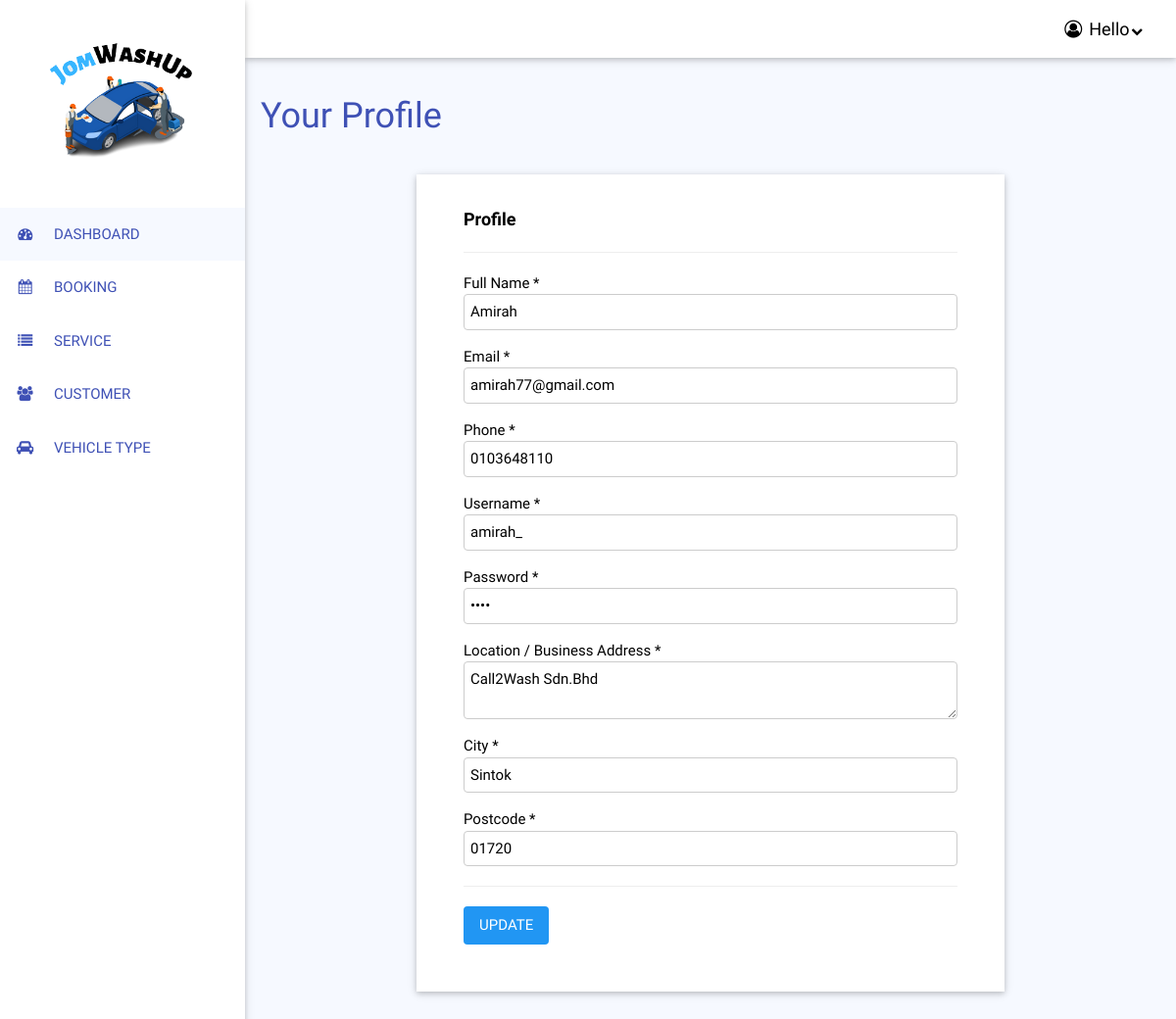
Screenshot of /p-profile.php (signed in) with the database file from the repository.
### tables this page shows
CREATE TABLE `provider` (
  `id_provider` int(11) NOT NULL,
  `name` varchar(100) NOT NULL,
  `email` varchar(100) NOT NULL,
  `phone` varchar(40) NOT NULL,
  `username` varchar(40) NOT NULL,
  `password` varchar(40) NOT NULL,
  `location` text NOT NULL,
  `city` varchar(40) DEFAULT NULL,
  `postcode` varchar(10) NOT NULL
);

### p-profile.php (the view, shortened to what this page needs)
<?PHP
include("database.php");
?>
<?PHP
$SQL_list = "SELECT * FROM `provider` WHERE `username`='$_SESSION[username]' ";
$result = mysqli_query($con, $SQL_list) ;
$data	= mysqli_fetch_array($result);
?>
<!DOCTYPE html>
<html lang="en">
<head>
<link rel="stylesheet" href="w3.css">
<link rel="stylesheet" href="https://cdnjs.cloudflare.com/ajax/libs/font-awesome/4.7.0/css/font-awesome.min.css">
</head>
<body class="w3-biru">
<nav class="w3-sidebar w3-bar-block w3-collapse w3-white w3-card" style="z-index:3;width:250px;" id="mySidebar">
  <a href="p-main.php" class="w3-bar-item w3-large"><img src="images/logoplatform.png" class="w3-padding" style="width:100%;"></a>
  <a href="p-main.php" class="w3-bar-item w3-button w3-biru w3-text-indigo">
  <i class="fa fa-fw fa-tachometer w3-margin-right"></i> DASHBOARD</a>
  <a href="p-booking.php" class="w3-bar-item w3-button  w3-text-indigo">
  <i class="fa fa-fw fa-calendar w3-margin-right"></i> BOOKING</a>
  <a href="p-service.php" class="w3-bar-item w3-button  w3-text-indigo">
  <i class="fa fa-fw fa-list w3-margin-right"></i> SERVICE</a>
  <a href="p-customer.php" class="w3-bar-item w3-button  w3-text-indigo">
  <i class="fa fa-fw fa-users w3-margin-right"></i> CUSTOMER</a>
  <a href="p-vehicle.php" class="w3-bar-item w3-button  w3-text-indigo">
  <i class="fa fa-fw fa-car w3-margin-right"></i> VEHICLE TYPE</a>
</nav>
<div class="w3-main" style="margin-left:250px;">
<div class="w3-white w3-bar w3-card ">
	<div class="w3-large w3-buttonx w3-bar-item w3-right w3-white w3-dropdown-hover">
	<button class="w3-button"><i class="fa fa-fw fa-user-circle-o"></i> Hello<i class="fa fa-fw fa-chevron-down w3-small"></i></button>
    </div>
</div>
<div class="w3-padding-16"></div>
<div class="w3-container w3-content w3-xxlarge w3-text-indigo" style="max-width:1200px;"> Your Profile</div>
<div class="w3-padding-16"></div>
<div class="w3-container">
	<div class="w3-container w3-white w3-content w3-card w3-padding-16" style="max-width:600px;">
	  <div class="w3-row w3-padding">
		<form action="" method="post" >
			<div class="w3-padding">
			<b class="w3-large">Profile</b>
			<hr>
			  <div class="w3-section" >
				<label>Full Name *</label>
				<input class="w3-input w3-border w3-round" type="text" name="name" value="<?PHP echo $data["name"];?>" required>
			  </div>
			  <div class="w3-section" >
				<label>Email *</label>
				<input class="w3-input w3-border w3-round" type="email" name="email" value="<?PHP echo $data["email"];?>" required>
			  </div>
			  <div class="w3-section" >
				<label>Phone *</label>
				<input class="w3-input w3-border w3-round" type="text" name="phone" value="<?PHP echo $data["phone"];?>" required>
			  </div>
			  <div class="w3-section">
				<label>Username *</label>
				<input class="w3-input w3-border w3-round" type="text" name="username" value="<?PHP echo $data["username"];?>" required>
			  </div>
			  <div class="w3-section">
				<label>Password *</label>
				<input class="w3-input w3-border w3-round" type="password" name="password" value="<?PHP echo $data["password"];?>" required>
			  </div>
			  <div class="w3-section">
				<label>Location / Business Address *</label>
				<textarea class="w3-input w3-border w3-round" name="location" required><?PHP echo $data["location"];?></textarea>
			  </div>
			  <div class="w3-section">
				<label>City *</label>
				<input class="w3-input w3-border w3-round" type="text" name="city" placeholder="eg. Petaling Jaya" value="<?PHP echo $data["city"];?>" required>
			  </div>
			  <div class="w3-section">
				<label>Postcode *</label>
				<input class="w3-input w3-border w3-round" type="number" name="postcode" value="<?PHP echo $data["postcode"];?>" required>
			  </div>
			<hr class="w3-clear">
			<button type="submit" class="w3-button w3-blue w3-text-white w3-margin-bottom w3-round">UPDATE</button>
			</div>
		</form>
	  </div>
	</div>
</div>
<div class="w3-padding-24"></div>
</div>
</body>
</html>

### w3.css (style rules this page uses)
*,*:before,*:after { box-sizing:inherit }
html { -ms-text-size-adjust:100%;-webkit-text-size-adjust:100% }
body { margin:0 }
article,aside,details,figcaption,figure,footer,header,main,menu,nav,section { display:block }
a { background-color:transparent }
b,strong { font-weight:bolder }
img { border-style:none }
hr { box-sizing:content-box;height:0;overflow:visible }
button,input,select,textarea,optgroup { font:inherit;margin:0 }
button,input { overflow:visible }
button,select { text-transform:none }
button,[type=button],[type=reset],[type=submit] { -webkit-appearance:button }
textarea { overflow:auto }
html,body { font-family:Verdana,sans-serif;font-size:15px;line-height:1.5 }
html { overflow-x:hidden }
hr { border:0;border-top:1px solid #eee;margin:20px 0 }
img { vertical-align:middle }
a { color:inherit }
.w3-btn,.w3-button { border:none;display:inline-block;padding:8px 16px;vertical-align:middle;overflow:hidden;text-decoration:none;color:inherit;background-color:inherit;text-align:center;cursor:pointer;white-space:nowrap }
.w3-btn,.w3-button { -webkit-touch-callout:none;-webkit-user-select:none;-khtml-user-select:none;-moz-user-select:none;-ms-user-select:none;user-select:none }
.w3-input { padding:6px;display:block;border:none;border-bottom:1px solid #ccc;width:100% }
.w3-dropdown-click,.w3-dropdown-hover { position:relative;display:inline-block;cursor:pointer }
.w3-sidebar { height:100%;width:200px;background-color:#fff;position:fixed!important;z-index:1;overflow:auto }
.w3-main,#main { transition:margin-left .4s }
.w3-bar { width:100%;overflow:hidden }
.w3-bar .w3-bar-item { padding:8px 16px;float:left;width:auto;border:none;display:block;outline:0 }
.w3-bar .w3-dropdown-hover,.w3-bar .w3-dropdown-click { position:static;float:left }
.w3-bar .w3-button { white-space:normal }
.w3-bar-block .w3-bar-item { width:100%;display:block;padding:8px 16px;text-align:left;border:none;white-space:normal;float:none;outline:0 }
.w3-container:after,.w3-container:before,.w3-panel:after,.w3-panel:before,.w3-row:after,.w3-row:before,.w3-row-padding:after,.w3-row-padding:before, .w3-cell-row:before,.w3-cell-row:after,.w3-clear:after,.w3-clear:before,.w3-bar:before,.w3-bar:after { content:"";display:table;clear:both }
.w3-content,.w3-auto { margin-left:auto;margin-right:auto }
.w3-content { max-width:980px }
@media (min-width:993px) { .w3-sidebar.w3-collapse { display:block!important } }
.w3-round,.w3-round-medium { border-radius:4px }
.w3-container,.w3-panel { padding:0.01em 16px }
.w3-card,.w3-card-2 { box-shadow:0 2px 5px 0 rgba(0,0,0,0.16),0 2px 10px 0 rgba(0,0,0,0.12) }
.w3-small { font-size:12px!important }
.w3-large { font-size:18px!important }
.w3-xxlarge { font-size:36px!important }
.w3-border { border:1px solid #ccc!important }
.w3-section,.w3-code { margin-top:16px!important;margin-bottom:16px!important }
.w3-margin-bottom { margin-bottom:16px!important }
.w3-margin-right { margin-right:16px!important }
.w3-padding { padding:8px 16px!important }
.w3-padding-16 { padding-top:16px!important;padding-bottom:16px!important }
.w3-padding-24 { padding-top:24px!important;padding-bottom:24px!important }
.w3-right { float:right!important }
.w3-blue,.w3-hover-blue:hover { color:#fff!important;background-color:#2196F3!important }
.w3-white,.w3-hover-white:hover { color:#000!important;background-color:#fff!important }
.w3-text-indigo,.w3-hover-text-indigo:hover { color:#3f51b5!important }
.w3-text-white,.w3-hover-text-white:hover { color:#fff!important }

### p-profile.php (style rules this page uses)
a { text-decoration: none; }
html,body,h1,h2,h3,h4,h5 { font-family: "RobotoDraft", "Roboto", sans-serif }
.w3-bar-block .w3-bar-item { padding: 16px }
.w3-biru { background-color:#f6f9ff; }

### rows the page displays
provider: name "Amirah", email "amirah77@gmail.com", phone "0103648110", username "amirah_", location "Call2Wash Sdn.Bhd", city "Sintok", postcode "01720"
